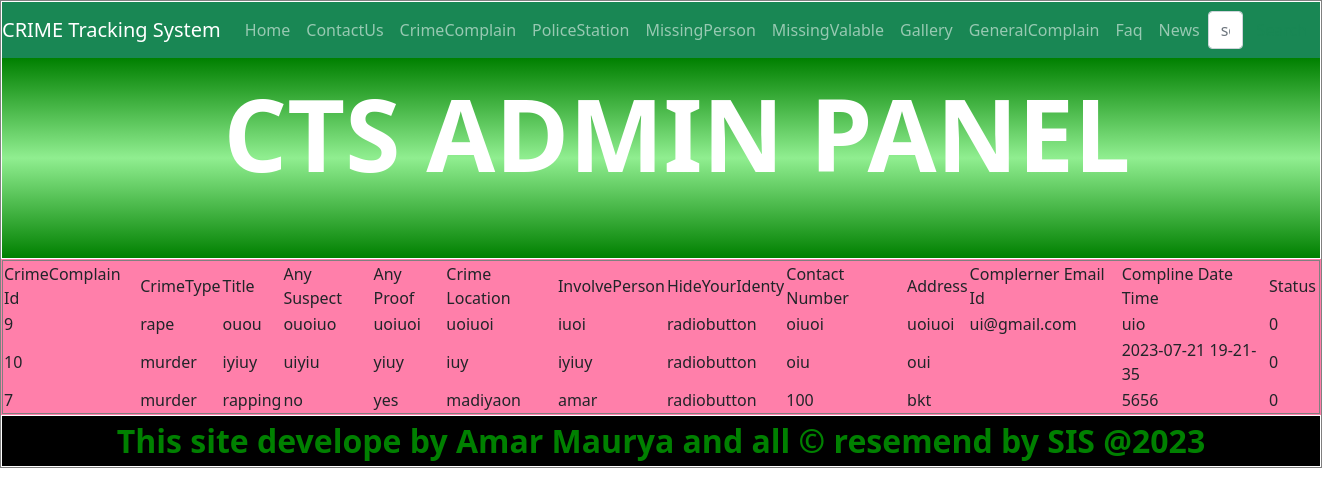
Page /Admin/CrimeComplain.php on the committed database.
### tables this page shows
CREATE TABLE IF NOT EXISTS `crimecomplain` (
  `ccId` int(50) NOT NULL AUTO_INCREMENT,
  `crimetype` varchar(50) NOT NULL,
  `title` varchar(50) NOT NULL,
  `anysupect` varchar(50) NOT NULL,
  `anyproof` varchar(50) NOT NULL,
  `crimeLocation` varchar(50) NOT NULL,
  `involvePerson` varchar(50) NOT NULL,
  `hideyourIdentity` varchar(50) NOT NULL,
  `contactno` varchar(50) NOT NULL,
  `address` varchar(255) NOT NULL,
  `complaner_emailId` varchar(50) NOT NULL,
  `complain date time` varchar(50) NOT NULL,
  `status` varchar(50) NOT NULL,
  PRIMARY KEY (`ccId`)
);

### Admin/CrimeComplain.php (the view, shortened to what this page needs)
<!DOCTYPE html PUBLIC "-//W3C//DTD XHTML 1.0 Transitional//EN" "http://www.w3.org/TR/xhtml1/DTD/xhtml1-transitional.dtd">
<html xmlns="http://www.w3.org/1999/xhtml">
<head>
</head>
<body>
<form id="form1" name="form1" method="post" action="" enctype="multipart/form-data">
  <table width="100%" border="1" cellspacing="0">
    <tr>
      <td><?php include('Header.php');?></td>
    </tr>
    <tr style="background-color:#FF7FAA">
      <td><table width="100%" border="1" cellspacing="0">
        <tr>
          <td>CrimeComplain Id</td>
          <td>CrimeType</td>
          <td>Title</td>
          <td>Any Suspect</td>
          <td>Any Proof</td>
          <td>Crime Location</td>
          <td>InvolvePerson</td>
          <td>HideYourIdenty</td>
          <td>Contact Number</td>
          <td>Address</td>
          <td>Complerner Email Id</td>
          <td>Compline Date Time</td>
          <td>Status</td>
          <td>
		  		<?php
	               	$ss=mysql_query("select * from crimecomplain");
	             	while($c=mysql_fetch_array($ss))
	             	{
	   				echo"<tr>
      				  <td>$c[0]</td>
     				   <td>$c[1]</td>
   				      <td>$c[2]</td>
    			      <td>$c[3]</td>
	  				  <td>$c[4]</td>
	  				  <td>$c[5]</td>
		  			  <td>$c[6]</td>
	                  <td>$c[7]</td>
		              <td>$c[8]</td>
    	              <td>$c[9]</td>
		              <td>$c[10]</td>
		              <td>$c[11]</td>
		              <td>$c[12]</td>
                       </tr>";
	            	}
				?>
		  </td>
        </tr>
      </table></td>
    </tr>
    <tr>
      <td><?php include('footer.php');?></td>
    </tr>
  </table>
</form>
</body>
</html>

### rows in the picture
crimecomplain: ccId "9", crimetype "rape", title "ouou", anysupect "ouoiuo", anyproof "uoiuoi", crimeLocation "uoiuoi", involvePerson "iuoi", hideyourIdentity "radiobutton", contactno "oiuoi", address "uoiuoi", complaner_emailId "ui@gmail.com", complain date time "uio", status "0"
crimecomplain: ccId "10", crimetype "murder", title "iyiuy", anysupect "uiyiu", anyproof "yiuy", crimeLocation "iuy", involvePerson "iyiuy", hideyourIdentity "radiobutton", contactno "oiu", address "oui", complain date time "2023-07-21 19-21-35", status "0"
crimecomplain: ccId "7", crimetype "murder", title "rapping", anysupect "no", anyproof "yes", crimeLocation "madiyaon", involvePerson "amar", hideyourIdentity "radiobutton", contactno "100", address "bkt", complain date time "5656", status "0"
